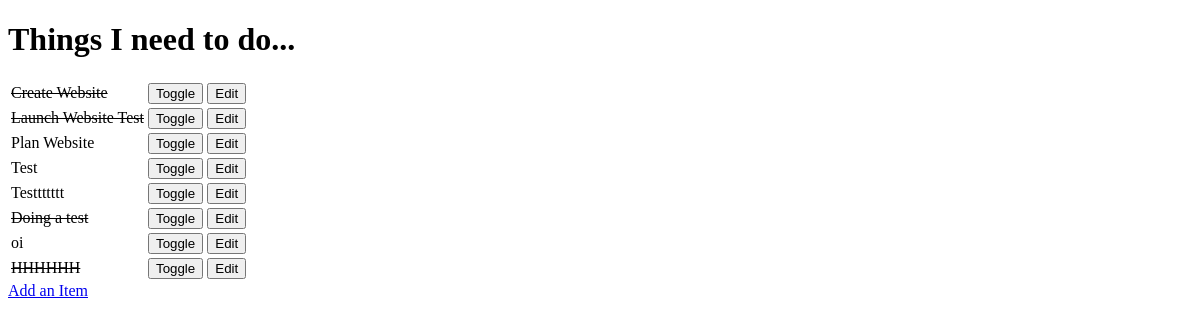
Before: / with the older database file.
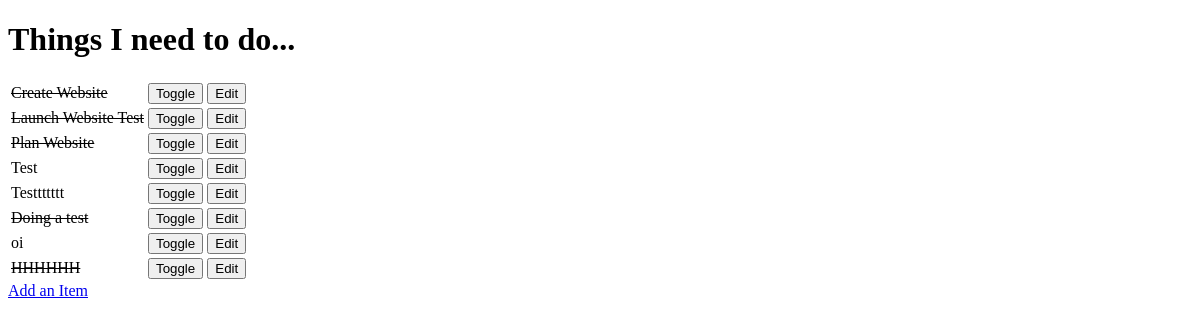
After: the same page with the newer database file.
### todo/models.py (models this page shows, shortened)
class Item(models.Model):
    name = models.CharField(max_length=30, blank=False)
    done = models.BooleanField(blank=False, default=False)

### todo/views.py (the view)
# urls.py: url(r'^$', get_todo_list),
def get_todo_list(request):
    results = Item.objects.all()
    return render(request, "todo_list.html", {'items': results})

### todo/templates/todo_list.html (shortened to what this page needs)
<!DOCTYPE html>
<html lang="en">
<head>
</head>
<body>
    <h1>Things I need to do...</h1>
        <table>
            {% for item in items %}
            <tr>
                {% if item.done %}
                <td><strike>{{ item.name }}</strike></td>
                {% else %}
                <td>{{ item.name }}</td>
                {% endif %}
                <td>
                    <form method="POST" action="toggle_status/{{ item.id }}">{% csrf_token %}<input type="submit" value="Toggle"></form>
                </td>
                <td>
                    <form method="GET" action="edit/{{ item.id }}"><input type="submit" value="Edit"></form>
                </td>
            </tr>
            {% empty %}
            <p>You have nothing to do.</p>
            {% endfor %}
        </table>
        <a href="add">Add an Item</a>
</body>
</html>

Changed rows visible on the page:
changed Item "Plan Website": done False → True (drawn)
